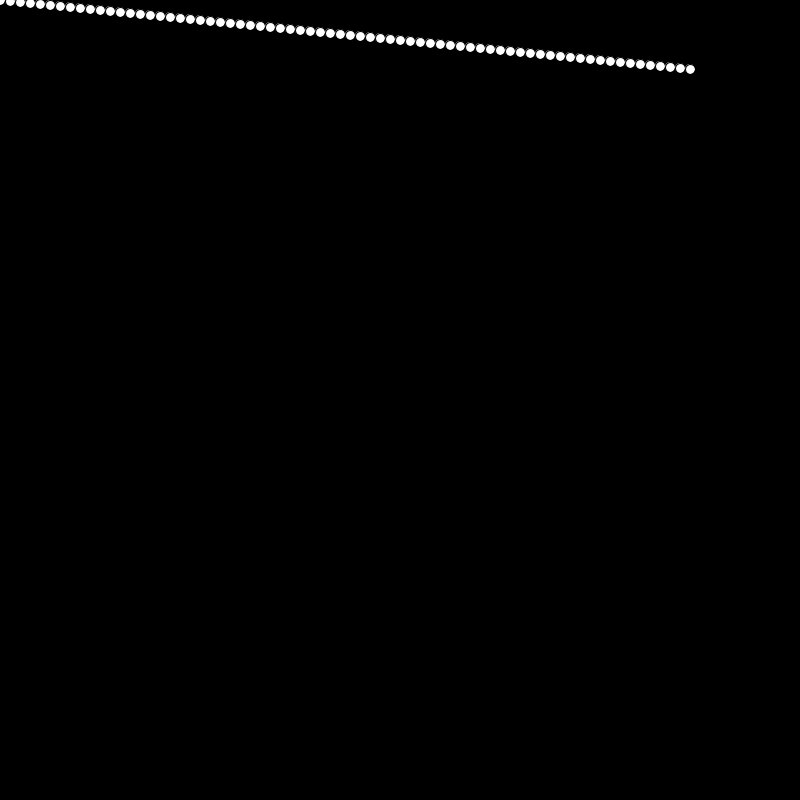
Frame 1 (no input)
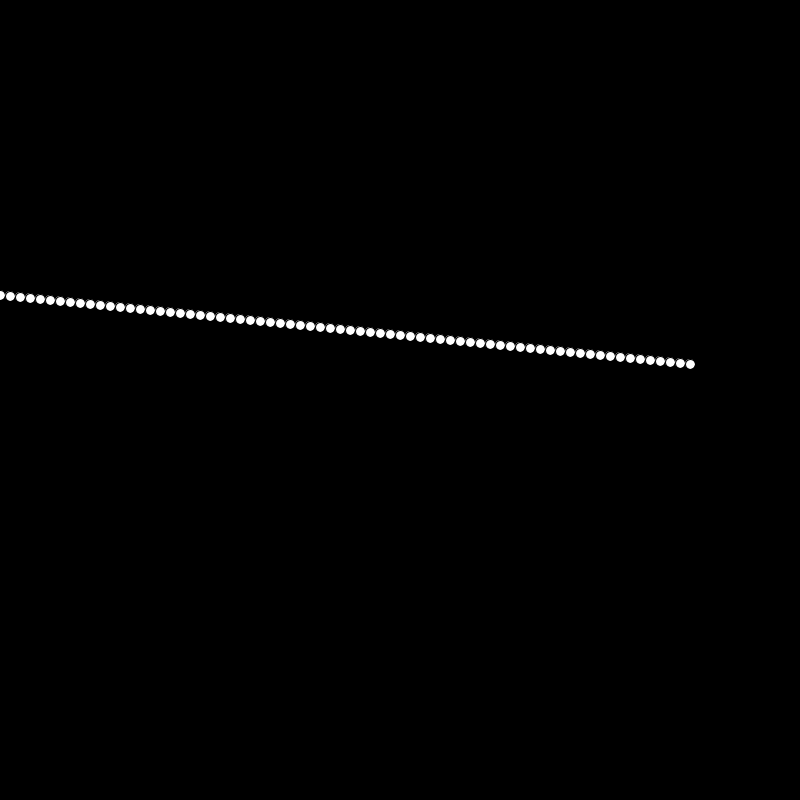
Frame 60 (the mouse pressed at the canvas centre just before this capture)
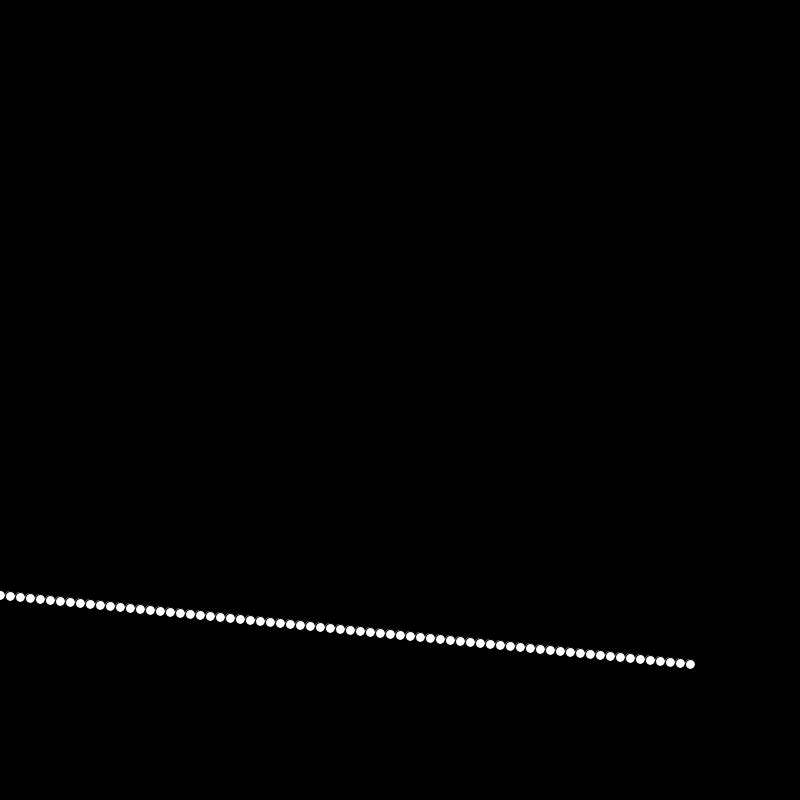
Frame 120 (the mouse held since frame 60 and released just before this capture)

The Processing sketch that drew these frames (run headless with seeded random() and noise(); from frame 60 on, the mouse is pressed at the canvas centre):

// Processing sketch: List_falling_dots
// ── List_falling_dots.pde
int[] balls;
int ballSize = 10;

void setup()
{
  size(800, 800);
  balls = new int[70];
  
  for(int i=0;i<balls.length;i=i+1) {
    balls[i] = i;
  }
  
  println(balls);
}

void draw()
{
  background(0);
  for(int i=0;i<balls.length;i=i+1) {
    ellipse(i*ballSize, balls[i], ballSize, ballSize);
    balls[i] = balls[i] + 5;
    if(balls[i] > height) {
      balls[i] = 0;
    }
  }
}
